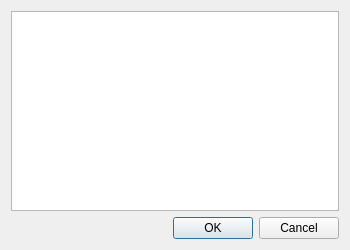
<?xml version="1.0" encoding="UTF-8"?>
<ui version="4.0">
 <class>Admin_anz</class>
 <widget class="QDialog" name="Admin_anz">
  <property name="geometry">
   <rect>
    <x>0</x>
    <y>0</y>
    <width>350</width>
    <height>250</height>
   </rect>
  </property>
  <property name="windowTitle">
   <string>Im Chat sind:</string>
  </property>
  <property name="windowIcon">
   <iconset>
    <normaloff>icon.ico</normaloff>icon.ico</iconset>
  </property>
  <layout class="QGridLayout" name="gridLayout">
   <item row="1" column="0">
    <widget class="QDialogButtonBox" name="buttonBox">
     <property name="orientation">
      <enum>Qt::Horizontal</enum>
     </property>
     <property name="standardButtons">
      <set>QDialogButtonBox::Cancel|QDialogButtonBox::Ok</set>
     </property>
    </widget>
   </item>
   <item row="0" column="0">
    <widget class="QListWidget" name="listWidget">
     <property name="sortingEnabled">
      <bool>false</bool>
     </property>
    </widget>
   </item>
  </layout>
 </widget>
 <resources/>
 <connections>
  <connection>
   <sender>buttonBox</sender>
   <signal>accepted()</signal>
   <receiver>Admin_anz</receiver>
   <slot>accept()</slot>
   <hints>
    <hint type="sourcelabel">
     <x>248</x>
     <y>254</y>
    </hint>
    <hint type="destinationlabel">
     <x>157</x>
     <y>274</y>
    </hint>
   </hints>
  </connection>
  <connection>
   <sender>buttonBox</sender>
   <signal>rejected()</signal>
   <receiver>Admin_anz</receiver>
   <slot>reject()</slot>
   <hints>
    <hint type="sourcelabel">
     <x>316</x>
     <y>260</y>
    </hint>
    <hint type="destinationlabel">
     <x>286</x>
     <y>274</y>
    </hint>
   </hints>
  </connection>
 </connections>
</ui>
